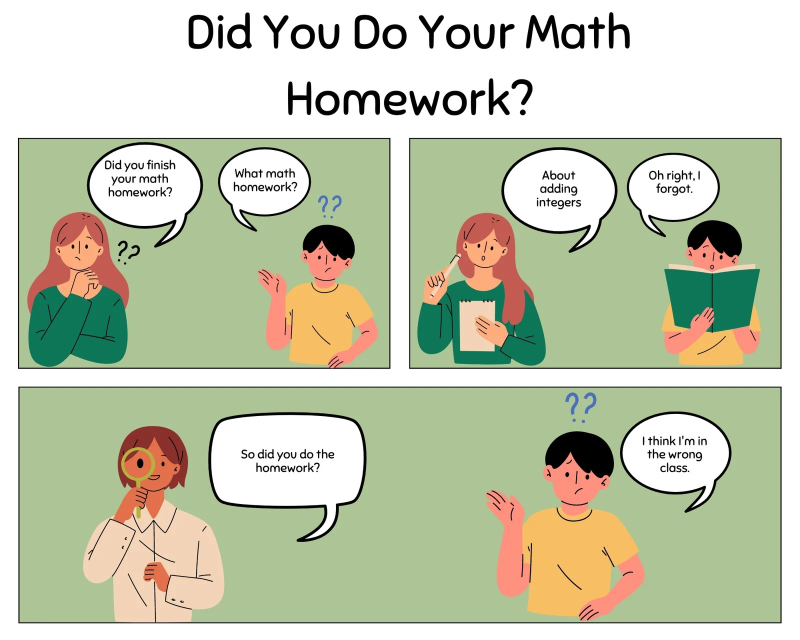
#> input picture basic_comic.jpg, 1600 x 1280 px (shown at 1/2 size)
$ python panels.py
#> lines starting #> are read from the running program, lines starting #| are printed output that depends on the picture; after the words box and inside, x2 and y2 are one past the last pixel; in counts of white or black regions, pixels touching at a corner belong together
import numpy as np
import pandas as pd
import cv2
import matplotlib.pyplot as plt

# Extract panels from image

''''   Take image , turn to grayscale ( reduc colors' noise , and find rectangular contours )'''


def divide_panels ( path_img ) :

    # load image
#> called with path_img = 'basic_comic.jpg'
    img  = cv2.imread(  path_img)
#> img is the input picture: shape (1280, 1600, 3); mean B, G, R 176.7, 201.9, 197

    img = cv2.resize( img , ( 640 , 640   ))
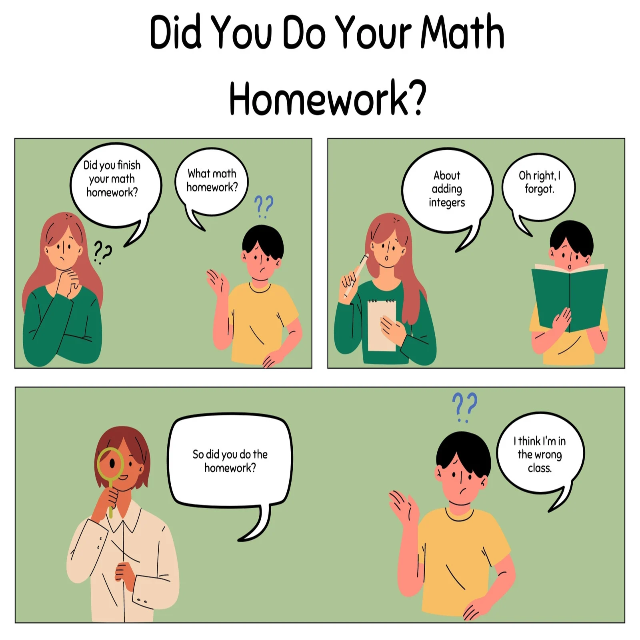
#> img: shape (640, 640, 3); mean B, G, R 176.8, 202, 197

    gray_img = cv2.cvtColor( img , cv2.COLOR_BGR2GRAY )
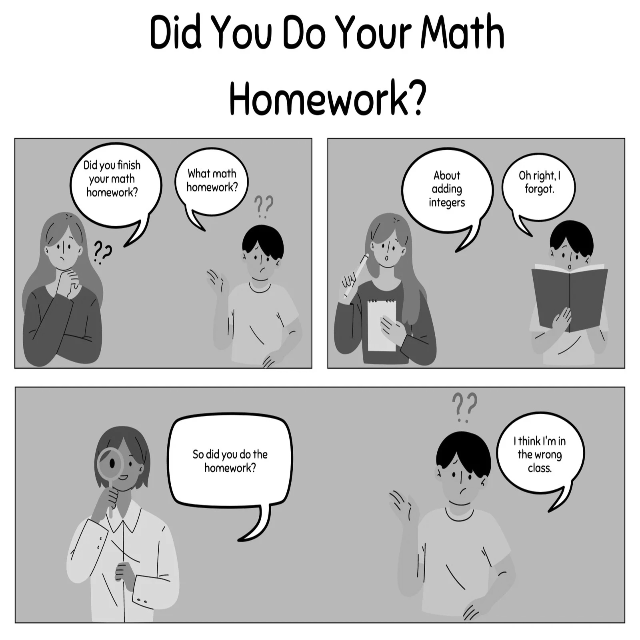
#> gray_img: shape (640, 640); min 0, max 255, mean 197.7

    # APply Gaussian blur on img
    filter_img = cv2.GaussianBlur ( gray_img , (5 , 5) , 0 ) # kernel size and std dev of colors
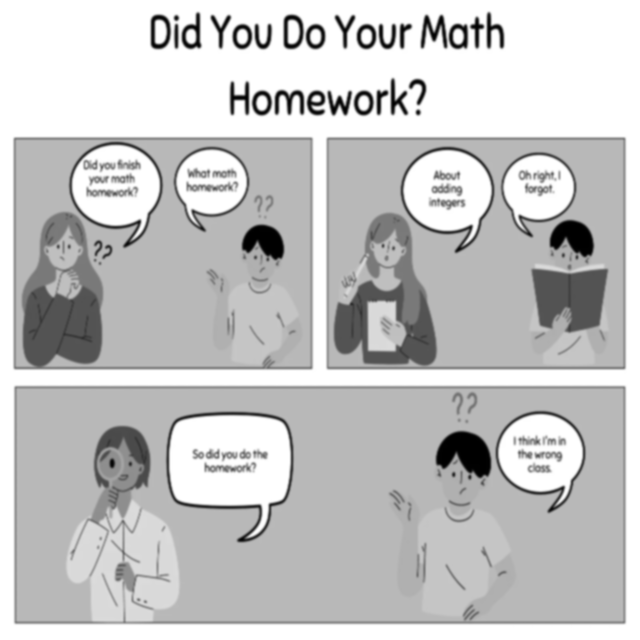
#> filter_img: shape (640, 640); min 0, max 255, mean 197.7

    # USe OStu's Binarization ( to convert img to Pure Balck & White ) - takes median value for threhold ( bw_img is second return value)
    _ , bw_img  = cv2.threshold ( filter_img , 0 , 255 , cv2.THRESH_BINARY + cv2.THRESH_OTSU )
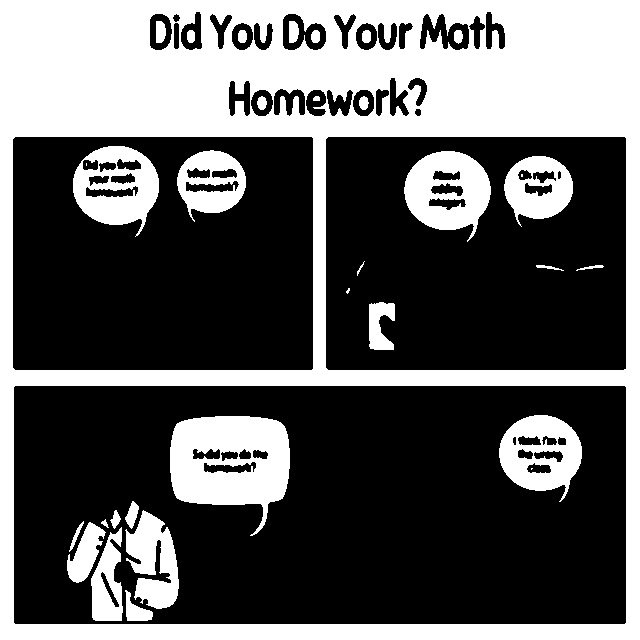
#> bw_img: shape (640, 640); 37.1% white; 33 white regions (4 under 20 px)

    # find countors ( ONLY RECTANGULAR IN IMG )
    contours , heirarchy  = cv2.findContours ( bw_img , mode = cv2.RETR_TREE , method =cv2.CHAIN_APPROX_NONE)
#> contours = 90 contours, 5 with area under 20; largest, box (x1, y1, x2, y2) and area: (0, 0, 640, 640) 408321, (13, 385, 627, 625) 146499, (12, 136, 314, 371) 70421, (325, 136, 627, 371) 70420, (170, 416, 290, 536) 9782

    # ignore alrget contour , whole window
    contours = sorted(contours, key=cv2.contourArea, reverse=True)[1:]
#> contours = 89 contours, 5 with area under 20; largest, box (x1, y1, x2, y2) and area: (13, 385, 627, 625) 146499, (12, 136, 314, 371) 70421, (325, 136, 627, 371) 70420, (170, 416, 290, 536) 9782, (404, 151, 491, 242) 5333

    # Sort contours group ( rectnagulstrips ) inreading ordr ( y-corodinate first , x-cordiante next )

    sorted_contours = sorted(contours, key=lambda c: (cv2.boundingRect(c)[1], cv2.boundingRect(c)[0]))
#> sorted_contours has the same summary as contours


    # TO EXTRACCT ONLY RECTANGUALR CONTOURS , WE USE R-D-P ALGO ( THAT APPROXIAMTES ANY ABNORMAL CONTOUR TO SMOOTHER PATH )
    # by reducng no of turns (vertices ) betwene specific poitns

    # img cpy
    img_dup = img.copy()

    index = 0

    for contour in  (sorted_contours) :

        # find approxima vetices of detect contours
        approx_vertices = cv2.approxPolyDP ( contour , 0.02 * ( cv2.arcLength( contour , True ) ) , True )

        # ignore 4 sided contour formed by letters
        area = cv2.contourArea( contour)

        if area < 500 or area>150000 :
            continue

        # Prevent weird shapes with 4 sides
        x,y , w, h = cv2.boundingRect ( approx_vertices  )
        aspect_ratio = ( w/ float(h) )

        if aspect_ratio<0.3 or aspect_ratio>3.5 :
            continue

        # check if its recnahel(vetices ==4 )
        if len( approx_vertices)==4 :

            #Rectangular contour detected

            # crop region grom boundign ret over current contour groups
            panel = img[ y : y+ h , x : x+ w]

            # -1 ot ONLY draw all contour poitn on given img  ( DISPALY FINAL DRAWN IMG OUTSIDE LOOp)
            cv2.drawContours ( img_dup , [approx_vertices]  , -1 , ( 0 , 255 , 0 ))

            cv2.imwrite( f'panel_{index}.jpg' , panel )
            index+=1
#> this loop made 89 passes
#> (approx_vertices, area, x, y, w, h, aspect_ratio) on passes 36 to 37: ([[12, 139], [311, 136], [313, 368], [15, 370]], 70421, 12, 136, 302, 235, 1.29), ([[325, 139], [624, 136], [626, 368], [328, 370]], 70420, 325, 136, 302, 235, 1.29)
#> (area, x, y, w, h, aspect_ratio) on passes 1, 3, 6, 8, 25, 26: (587.5, 180, 11, 23, 40, 0.575), (721, 149, 13, 24, 38, 0.632), (1204.5, 283, 15, 44, 35, 1.26), (1175, 421, 13, 48, 38, 1.26), (524, 229, 80, 22, 37, 0.595), (585.5, 274, 88, 32, 28, 1.14)
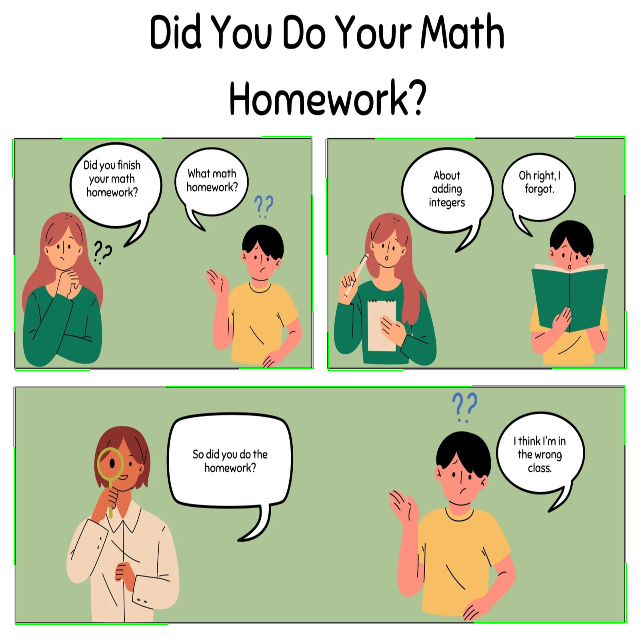
#> img_dup: shape (640, 640, 3); 0.93% of pixels changed, all inside (x1, y1, x2, y2) = (12, 136, 627, 625)
#> after the loop, index = 3

    return index

# cv2.imshow ( 'img' , img_dup )

if __name__ == "__main__":
    num_img = divide_panels("basic_comic.jpg")
#> num_img = 3

$ run again, with comic_4.jpg copied over basic_comic.jpg
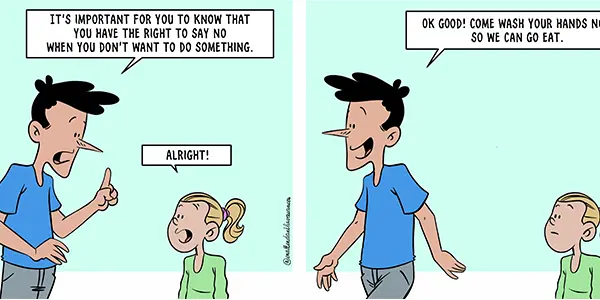
#> input picture comic_4.jpg, 600 x 300 px
#> in divide_panels, img is the input picture: shape (300, 600, 3); mean B, G, R 214.5, 221.2, 192.1
#> img: shape (640, 640, 3)
#> in divide_panels, `_ , bw_img  = cv2.threshold ( filter_img , 0 , 255 , cv2.THRESH_BINARY..`:
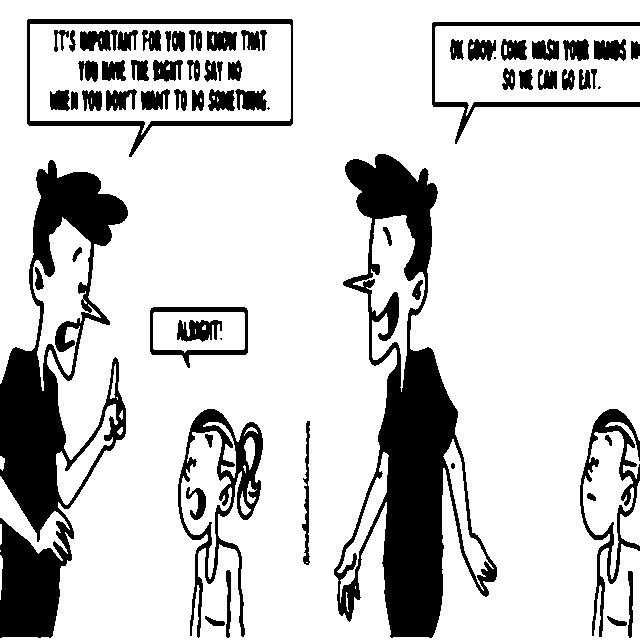
#> bw_img: shape (640, 640); 80.7% white; 66 black regions (4 under 20 px)
#> in divide_panels, `contours , heirarchy  = cv2.findContours ( bw_img , mode = cv2.RETR_TR..`: contours = 125 contours, 43 with area under 20; largest, box (x1, y1, x2, y2) and area: (0, 0, 640, 640) 349120, (333, 153, 498, 639) 35396, (26, 18, 294, 158) 29066, (30, 24, 291, 135) 24996, (435, 26, 640, 116) 15178
#> in divide_panels, `contours = sorted(contours, key=cv2.contourArea, reverse=True)[1:]`: contours = 124 contours, 43 with area under 20; largest, box (x1, y1, x2, y2) and area: (333, 153, 498, 639) 35396, (26, 18, 294, 158) 29066, (30, 24, 291, 135) 24996, (435, 26, 640, 116) 15178, (177, 408, 264, 639) 9794
#> sorted_contours has the same summary as contours
#> the loop in divide_panels, `for contour in  (sorted_contours) :` made 124 passes
#> (area, x, y, w, h, aspect_ratio, index) on pass 84: (3372.5, 153, 312, 92, 38, 2.42, 1)
#> after the loop in divide_panels, `for contour in  (sorted_contours) :`:
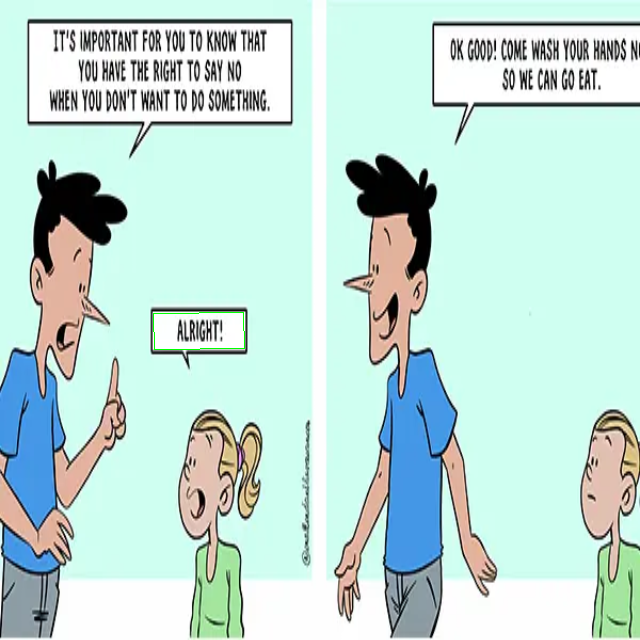
#> img_dup: shape (640, 640, 3); mean B, G, R 214.3, 221.1, 192
#> after the loop in divide_panels, `for contour in  (sorted_contours) :`: index = 1
